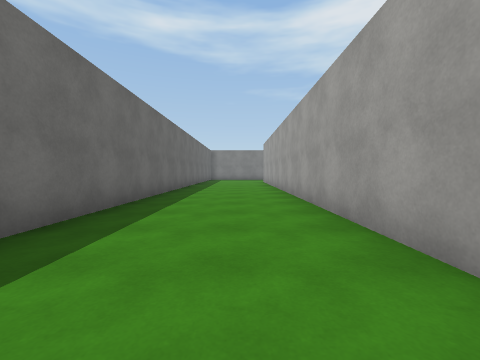
View 1 (above)

13 first-person views from a walk through a Unity game level. The camera is 1.2 m above the floor, tilts 2° down and sees 90° across. The floor is counted in squares, 2 m on a side. Each view is taken from the middle of a square. On the plan, view 1 faces up. The plan holds only what a view shows up to about 9 squares ahead; the rest is blank. The place goes on beyond the plan. The player character is not drawn. Surface patterns are stand-ins for the level's own textures.

View 2
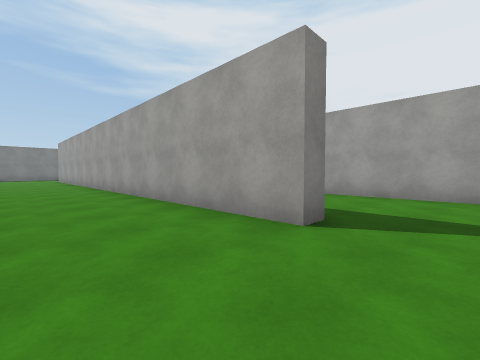

View 3
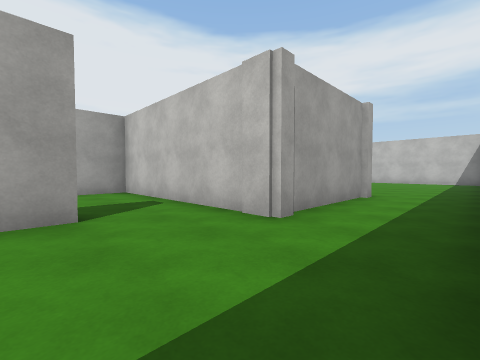

View 4
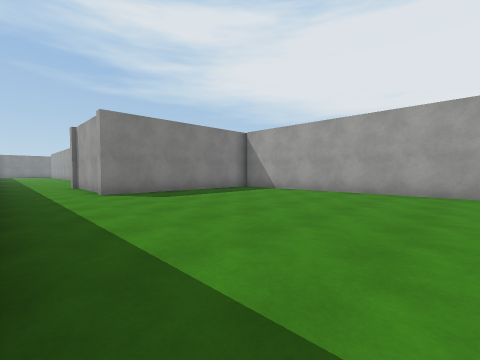

View 5
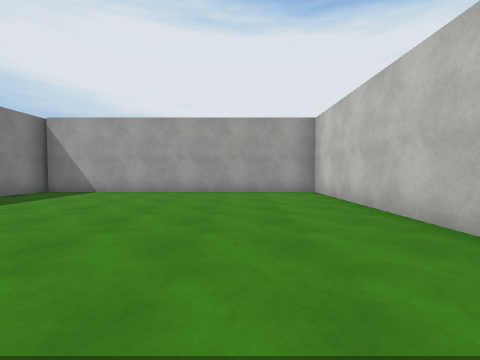

View 6
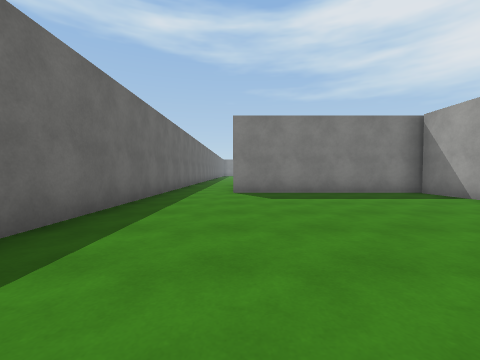

View 7
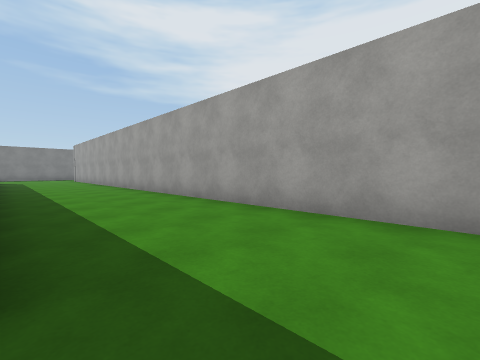

View 8
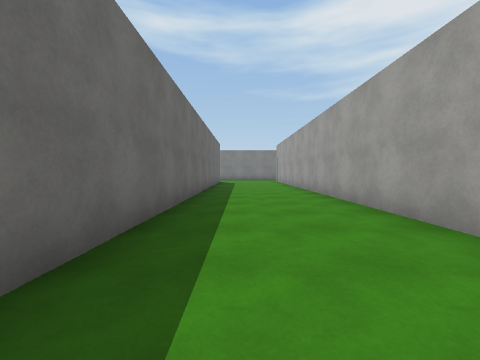

View 9
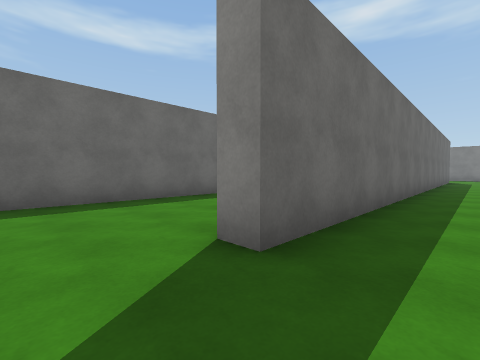

View 10
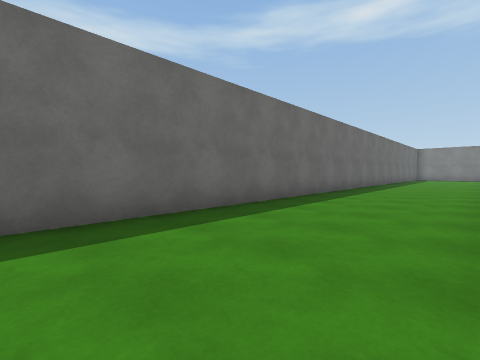

View 11
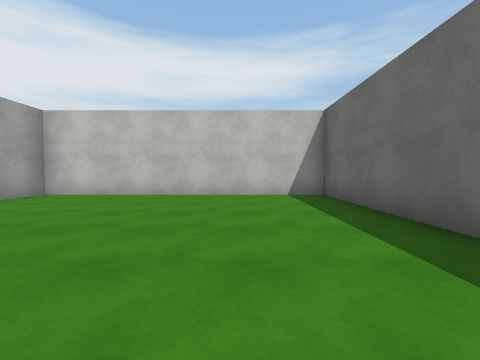

View 12
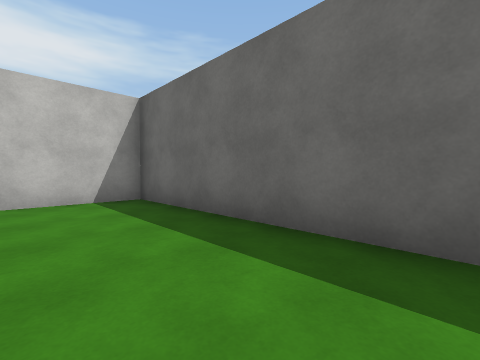

View 13
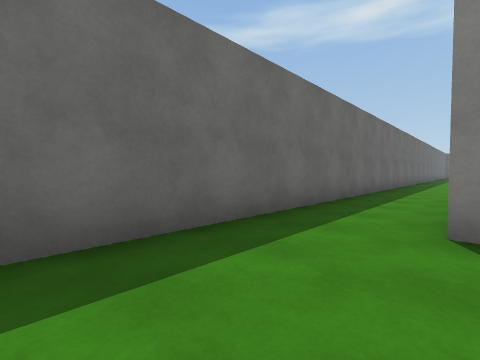

### Floor plan
Points are (right, up) in squares from view 1. A wall is a line through its corners. A room is listed if a view was taken in it or the views show most of it. See-through windows are left out.
Room 1 (views 1, 3, 10)
walls: (1.4, -1.6) (1.4, 9); (-2.1, 9) (-2.1, -2.5); (-0.1, -3.6) (1.6, -3.6)
ways out: opening at (-1.5, -3) to room 2; opening at (2, -2.5) to room 3
Room 2 (views 2, 4, 5, 6, 11, 12, 13)
walls: (-2.1, -2.5) (-2.1, -15.2) (5.2, -15.2) (5.2, -7.2) (-0.1, -7.2) (-0.1, -3.6)
ways out: opening at (-1.5, -3) to room 1
Room 3 (views 7, 8, 9)
walls: (1.9, 9) (1.9, -1.6) (1.4, -1.6); (1.6, -3.6) (5.2, -3.6) (5.2, 9)
ways out: opening at (2, -2.5) to room 1

Where each view was taken, in squares from view 1:
view 1: 0 up, 0 right, facing up
view 2: 3 down, 1 left, facing up-right
view 3: 1 down, 2 left, facing down-right
view 4: 14 down, 2 left, facing up-right
view 5: 13 down, 2 left, facing right
view 6: 14 down, 0 right, facing up
view 7: 3 down, 2 right, facing up-right
view 8: 0 up, 3 right, facing up
view 9: 3 down, 3 right, facing up-left
view 10: 3 down, 1 right, facing up-left
view 11: 9 down, 0 right, facing down
view 12: 10 down, 0 right, facing down-left
view 13: 10 down, 0 right, facing up-left
